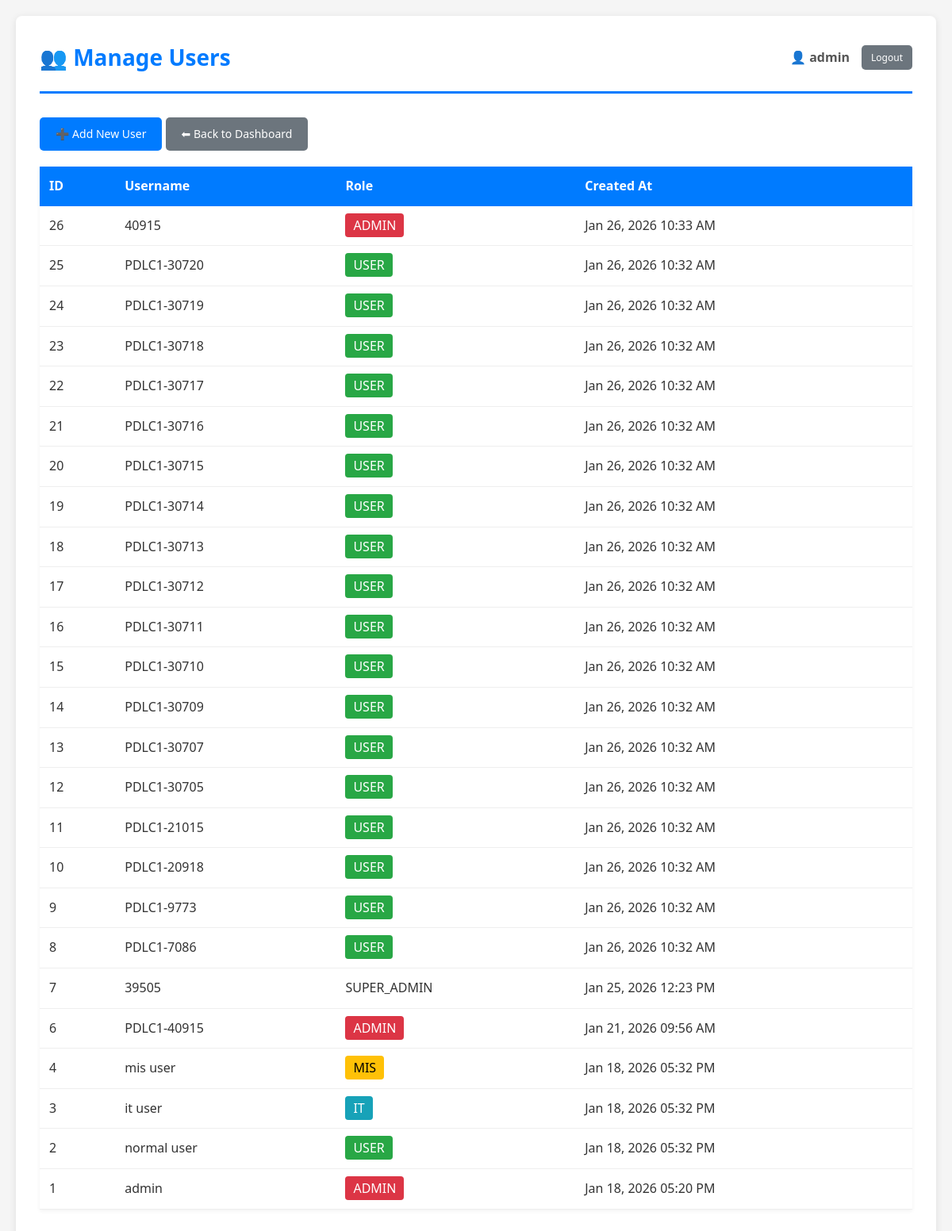
Page /admin/.users.php (signed in) on the committed database.
### tables this page shows
CREATE TABLE `users` (
  `id` int(11) NOT NULL,
  `username` varchar(50) NOT NULL,
  `password` varchar(255) NOT NULL,
  `role` enum('admin','super_admin','user','it','mis') NOT NULL,
  `user_status` enum('active','inactive') DEFAULT 'active',
  `remarks` text DEFAULT NULL,
  `created_at` datetime DEFAULT current_timestamp(),
  `updated_at` datetime DEFAULT NULL,
  `updated_by` int(11) DEFAULT NULL
);

### admin/.users.php (the view, shortened to what this page needs)
<?php
require_once("admin_guard.php");
$result = $conn->query("SELECT id, username, role, created_at FROM users ORDER BY id DESC");
$headerTitle = "👥 Manage Users";
$basePath = "../";
include("../includes/header.php");
?>
<div style="margin-bottom: 20px;">
    <a href="add_user.php" class="btn">➕ Add New User</a>
    <a href="dashboard.php" class="btn btn-secondary">⬅ Back to Dashboard</a>
</div>
<table>
    <thead>
        <tr>
            <th>ID</th>
            <th>Username</th>
            <th>Role</th>
            <th>Created At</th>
        </tr>
    </thead>
    <tbody>
        <?php while ($row = $result->fetch_assoc()): ?>
        <tr>
            <td><?= $row["id"] ?></td>
            <td><?= htmlspecialchars($row["username"]) ?></td>
            <td>
                <?php
                $roleColors = [
                    'admin' => 'background: #dc3545; color: white; padding: 4px 10px; border-radius: 4px;',
                    'it' => 'background: #17a2b8; color: white; padding: 4px 10px; border-radius: 4px;',
                    'mis' => 'background: #ffc107; color: black; padding: 4px 10px; border-radius: 4px;',
                    'user' => 'background: #28a745; color: white; padding: 4px 10px; border-radius: 4px;'
                ];
                ?>
                <span style="<?= $roleColors[$row['role']] ?? '' ?>">
                    <?= strtoupper($row["role"]) ?>
                </span>
            </td>
            <td><?= date('M d, Y h:i A', strtotime($row["created_at"])) ?></td>
        </tr>
        <?php endwhile; ?>
    </tbody>
</table>
<?php include("../includes/footer.php"); ?>

### includes/header.php (shortened to what this page needs)
<!DOCTYPE html>
<html lang="en">
<head>
    <link rel="stylesheet" href="<?= $basePath ?? '../' ?>assets/style.css">
</head>
<body>
    <div class="container">
        <div class="header">
            <h2><?= $headerTitle ?? 'PDL Helpdesk' ?></h2>
            <div class="user-info">
                <span class="username">👤 <?= htmlspecialchars($_SESSION["username"]) ?></span>
                <a href="<?= $basePath ?? '../' ?>auth/logout.php" class="btn btn-secondary btn-sm">Logout</a>
            </div>
        </div>

### includes/footer.php
</div>
</body>
</html>

### assets/style.css (style rules this page uses)
* { margin: 0; padding: 0; box-sizing: border-box; }
body { font-family: 'Segoe UI', Tahoma, Geneva, Verdana, sans-serif; background: #f5f5f5; color: #333; line-height: 1.6; padding: 20px; }
.container { max-width: 1400px; margin: 0 auto; background: white; padding: 30px; border-radius: 8px; box-shadow: 0 2px 10px rgba(0,0,0,0.1); }
.header { display: flex; justify-content: space-between; align-items: center; margin-bottom: 30px; padding-bottom: 20px; border-bottom: 3px solid #007bff; }
.header h2 { color: #007bff; font-size: 28px; }
.header .user-info { display: flex; gap: 15px; align-items: center; }
.header .username { font-weight: 600; color: #555; }
button, .btn { background: #007bff; color: white; border: none; padding: 10px 20px; border-radius: 5px; cursor: pointer; font-size: 14px; transition: background 0.3s; text-decoration: none; display: inline-block; }
.btn-secondary { background: #6c757d; }
.btn-sm { padding: 6px 12px; font-size: 12px; }
table { width: 100%; border-collapse: collapse; margin: 20px 0; background: white; box-shadow: 0 2px 5px rgba(0,0,0,0.05); }
table th { background: #007bff; color: white; padding: 12px; text-align: left; font-weight: 600; }
table td { padding: 12px; border-bottom: 1px solid #eee; }

### rows in the picture
users: id "26", username "40915", role "ADMIN", created_at "Jan 26, 2026 10:33 AM"
users: id "25", username "PDLC1-30720", role "USER", created_at "Jan 26, 2026 10:32 AM"
users: id "24", username "PDLC1-30719", role "USER", created_at "Jan 26, 2026 10:32 AM"
users: id "23", username "PDLC1-30718", role "USER", created_at "Jan 26, 2026 10:32 AM"
users: id "22", username "PDLC1-30717", role "USER", created_at "Jan 26, 2026 10:32 AM"
users: id "21", username "PDLC1-30716", role "USER", created_at "Jan 26, 2026 10:32 AM"
users: id "20", username "PDLC1-30715", role "USER", created_at "Jan 26, 2026 10:32 AM"
users: id "19", username "PDLC1-30714", role "USER", created_at "Jan 26, 2026 10:32 AM"
users: id "18", username "PDLC1-30713", role "USER", created_at "Jan 26, 2026 10:32 AM"
users: id "17", username "PDLC1-30712", role "USER", created_at "Jan 26, 2026 10:32 AM"
users: id "16", username "PDLC1-30711", role "USER", created_at "Jan 26, 2026 10:32 AM"
users: id "15", username "PDLC1-30710", role "USER", created_at "Jan 26, 2026 10:32 AM"
users: id "14", username "PDLC1-30709", role "USER", created_at "Jan 26, 2026 10:32 AM"
users: id "13", username "PDLC1-30707", role "USER", created_at "Jan 26, 2026 10:32 AM"
users: id "12", username "PDLC1-30705", role "USER", created_at "Jan 26, 2026 10:32 AM"
users: id "11", username "PDLC1-21015", role "USER", created_at "Jan 26, 2026 10:32 AM"
users: id "10", username "PDLC1-20918", role "USER", created_at "Jan 26, 2026 10:32 AM"
users: id "9", username "PDLC1-9773", role "USER", created_at "Jan 26, 2026 10:32 AM"
users: id "8", username "PDLC1-7086", role "USER", created_at "Jan 26, 2026 10:32 AM"
users: id "7", username "39505", role "SUPER_ADMIN", created_at "Jan 25, 2026 12:23 PM"
users: id "6", username "PDLC1-40915", role "ADMIN", created_at "Jan 21, 2026 09:56 AM"
users: id "4", username "mis user", role "MIS", created_at "Jan 18, 2026 05:32 PM"
users: id "3", username "it user", role "IT", created_at "Jan 18, 2026 05:32 PM"
users: id "2", username "normal user", role "USER", created_at "Jan 18, 2026 05:32 PM"
users: id "1", username "admin", role "ADMIN", created_at "Jan 18, 2026 05:20 PM"

### other values in the picture
$headerTitle "👥 Manage Users"
$_SESSION["username"] "admin"
